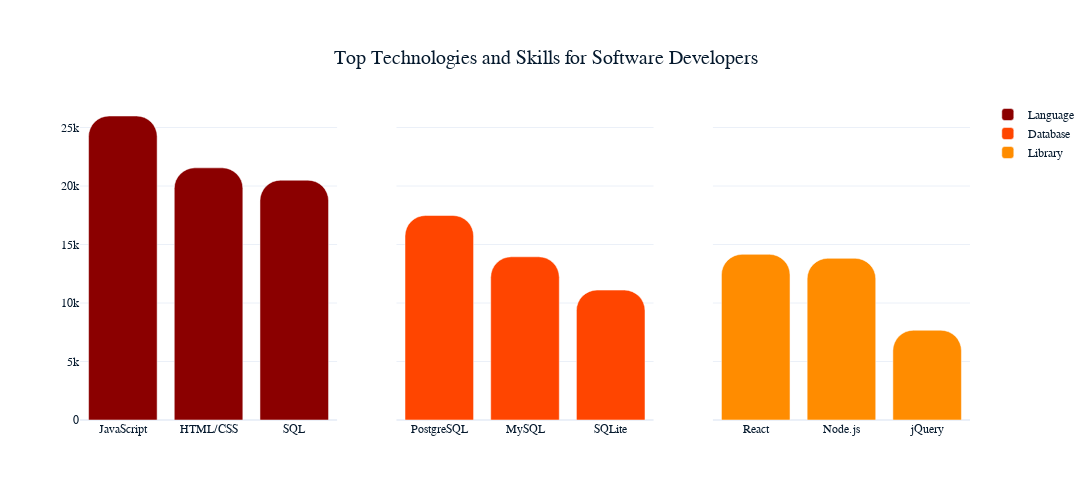

The code cell stored with this chart in its notebook:
### Markdown cell above
If you're eyeing a career in tech, now is the ideal moment to jump in! With ChatGPT (85%) leading the AI race and JavaScript (62%) still being the most popular programming language, the landscape is more vibrant than ever. Dive into the world of emerging technologies and get ahead of the curve with PostgreSQL, a top database choice at 51.81%, and React and Node.js, which dominate web frameworks.

Let’s delve into these survey results and discover how you can code your way to a successful and dynamic career in technology, where innovation and growth are at your fingertips.

### Code cell
development_jobs = [
        "Developer, full-stack",
        "Developer, back-end",
        "Developer, front-end",
        "Developer, desktop or enterprise applications",
        "Developer, mobile",
        "Developer, game or graphics",
        "Developer, embedded applications or devices",
        "Developer, QA or test",
        "Blockchain",
        "Developer Experience",
        "Developer Advocate"
        ]
q1_df = df.dropna(subset="DevType")

cols_to_dropp = ["ResponseId","ConvertedCompYearly","YearsCode","DevType","Country"]

dev_peeps = q1_df[q1_df["DevType"].isin(development_jobs)]

dev_lang = cleaners(dev_peeps, "LanguageHaveWorkedWith",dash=False)
dev_dbase = cleaners(dev_peeps, "DatabaseHaveWorkedWith",dash=False)
dev_wframe = cleaners(dev_peeps, "WebframeHaveWorkedWith",dash=False)

dev_lang = dev_lang.drop(columns=dev_lang.columns.intersection(cols_to_dropp))
dev_dbase = dev_dbase.drop(columns=dev_dbase.columns.intersection(cols_to_dropp))
dev_wframe = dev_wframe.drop(columns=dev_wframe.columns.intersection(cols_to_dropp))

dev_wframe = dev_wframe.sum().reset_index()
dev_wframe.columns = ['Language', 'Value']
dev_wframe["Type"] = "Framework"
dev_wframe = dev_wframe.sort_values(by="Value", ascending=False).head(3)

dev_lang = dev_lang.sum().reset_index()
dev_lang.columns = ['Language', 'Value']
dev_lang["Type"] = "Language"
dev_lang = dev_lang.sort_values(by="Value", ascending=False).head(3)

dev_dbase = dev_dbase.sum().reset_index()
dev_dbase.columns = ['Language', 'Value']
dev_dbase["Type"] = "Database"
dev_dbase = dev_dbase.sort_values(by="Value", ascending=False).head(3)

fig1 = make_subplots(rows=1, cols=3, shared_yaxes=True)

fig1.add_trace(
    go.Bar(x=dev_lang.Language, y=dev_lang.Value, name="Language", marker=dict(color='darkred',cornerradius="30%")), 1, 1
)
fig1.add_trace(
    go.Bar(x=dev_dbase.Language, y=dev_dbase.Value, name="Database", marker=dict(color='orangered',cornerradius="30%")),1,2,
)

fig1.add_trace(
    go.Bar(x=dev_wframe.Language, y=dev_wframe.Value, name="Library", marker=dict(color='darkorange',cornerradius="30%")),1,3,
)
fig1.update_layout(
        width=1250,  
        height=500,
        title={
        'text': "Top Technologies and Skills for Software Developers",
        'x': 0.5,    
        'yanchor': 'top',
        'font_size': 20  
    },
    font=dict(
        size=12
    )
)
fig1.show()

### Figure 1 — Plotly figure (JSON) as saved in the notebook; plotly's stock layout.template omitted (floating-point values rounded to 4 significant figures)
{"data": [{"marker": {"color": "darkred", "cornerradius": "30%"}, "name": "Language", "type": "bar", "x": ["JavaScript", "HTML/CSS", "SQL"], "xaxis": "x", "y": [25985, 21553, 20495], "yaxis": "y"}, {"marker": {"color": "orangered", "cornerradius": "30%"}, "name": "Database", "type": "bar", "x": ["PostgreSQL", "MySQL", "SQLite"], "xaxis": "x2", "y": [17479, 13951, 11105], "yaxis": "y2"}, {"marker": {"color": "darkorange", "cornerradius": "30%"}, "name": "Library", "type": "bar", "x": ["React", "Node.js", "jQuery"], "xaxis": "x3", "y": [14158, 13817, 7669], "yaxis": "y3"}], "layout": {"font": {"size": 12}, "height": 500, "title": {"font": {"size": 20}, "text": "Top Technologies and Skills for Software Developers", "x": 0.5, "yanchor": "top"}, "width": 1250, "xaxis": {"anchor": "y", "domain": [0, 0.2889]}, "xaxis2": {"anchor": "y2", "domain": [0.3556, 0.6444]}, "xaxis3": {"anchor": "y3", "domain": [0.7111, 1]}, "yaxis": {"anchor": "x", "domain": [0, 1]}, "yaxis2": {"anchor": "x2", "domain": [0, 1], "matches": "y", "showticklabels": false}, "yaxis3": {"anchor": "x3", "domain": [0, 1], "matches": "y", "showticklabels": false}}}
